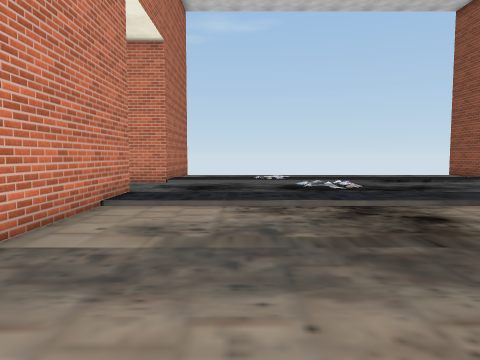
View 1 (above)

17 first-person views from a walk through a 3-D level made in the Unity game engine. The camera is 1.2 m above the floor, tilts 4° down and sees 70° across. The floor is counted in squares, 1 m on a side. Each view is taken from the middle of a square. On the plan, view 1 faces up. The plan holds only what a view shows up to about 14 squares ahead; the rest is blank. Some surface patterns are stand-ins.

View 2
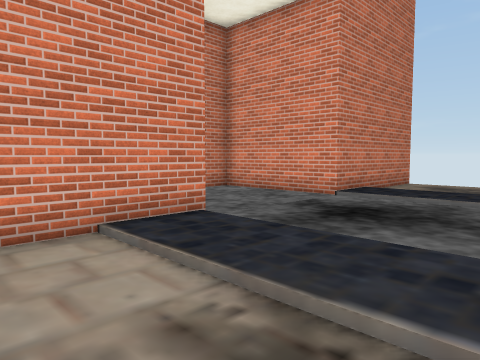

View 3
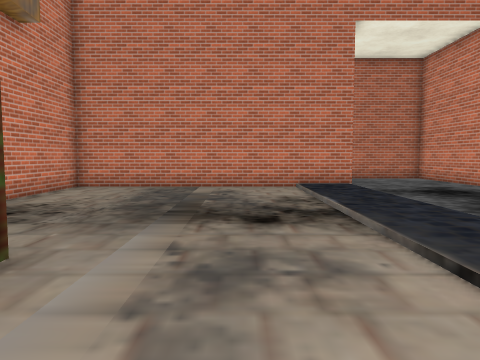

View 4
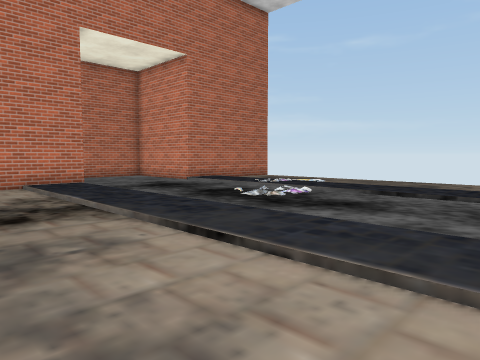

View 5
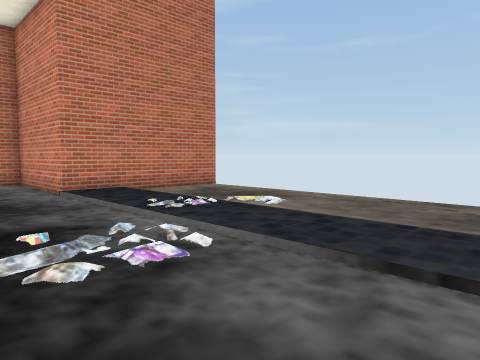

View 6
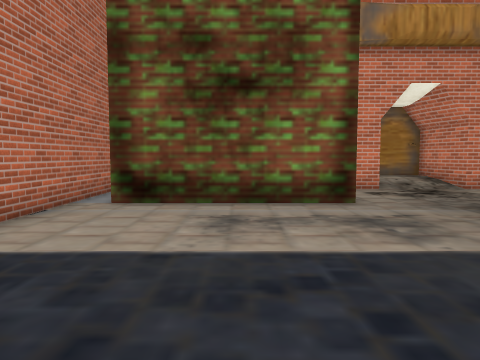

View 7
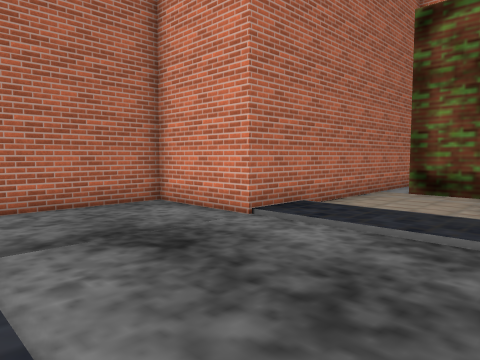

View 8
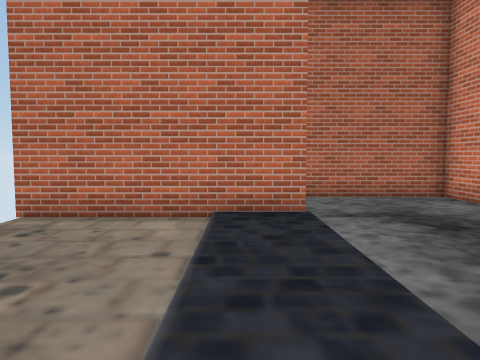

View 9
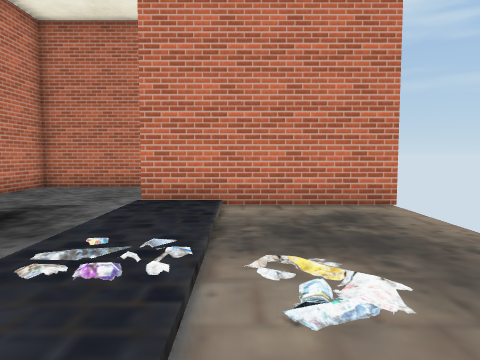

View 10
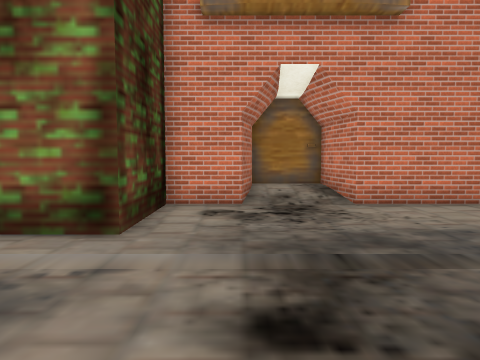

View 11
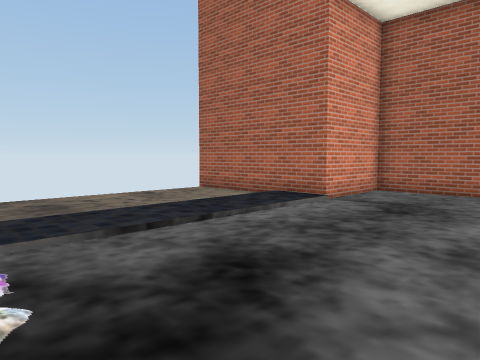

View 12
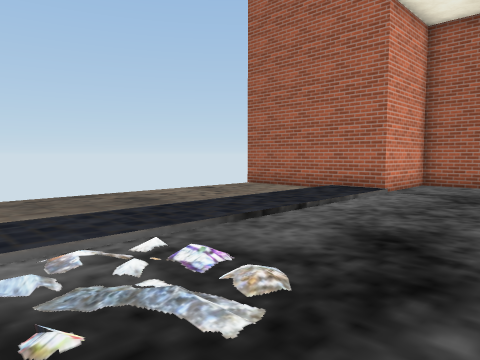

View 13
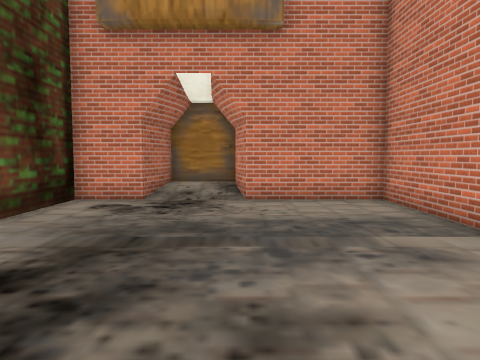

View 14
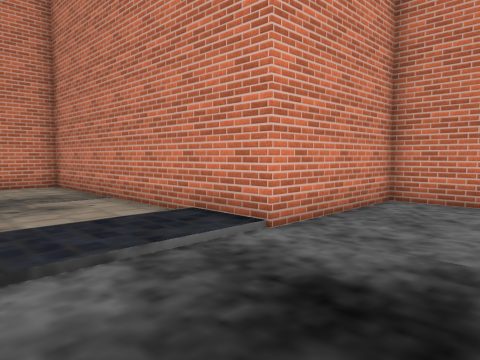

View 15
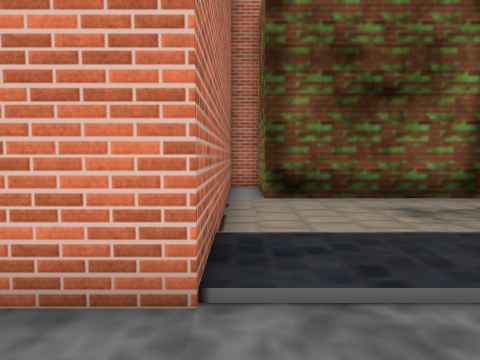

View 16
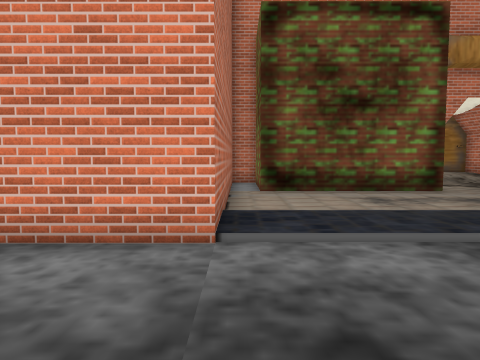

View 17
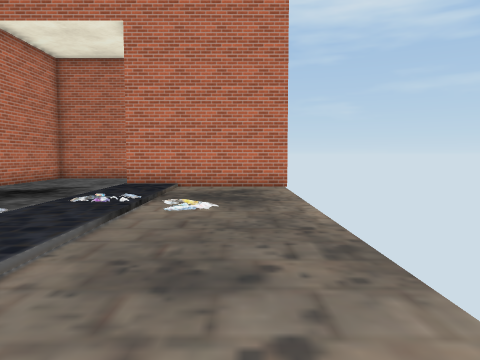

### Floor plan
Key: @ floor where view 1 was taken; # wall or solid block; . main floor; : floor 0.25 m higher than the main floor; / step, stairs or slope.
Columns run from 9 left of view 1 to 17 right of it. Each row starts with its distance up from view 1.
 22      #                 #
 21      #.................#
 20      #.................#
 19      #.................#
 18      #.................#
 17      #:::::::::::::::::#
 16 ######:::::::::::::::::####
 15 #...........//............#
 14 #.........................#
 13 #.........................#
 12 #.........................#
 11 #.........................#
 10 ######:::::::::::::::::####
  9      #:::::::::::::::::#
  8      #/////////////////#
  7      #.................#
  6      #.................#
  5      #.................#
  4      #.................#
  3      #.........#######.#
  2      #.........#     #.#
  1      #.........#     #.#
  0      #...@.....#     #.#
 -1      ######//###     ###
 -2           #::#
 -3           ####

Where each view was taken, in squares from view 1:
view 1: 0 up, 0 right, facing up
view 2: 6 up, 2 right, facing up-left
view 3: 6 up, 10 right, facing left
view 4: 5 up, 11 right, facing up-left
view 5: 12 up, 8 right, facing up-left
view 6: 12 up, 9 right, facing down
view 7: 16 up, 8 right, facing down-right
view 8: 17 up, 6 right, facing right
view 9: 18 up, 5 right, facing left
view 10: 9 up, 4 right, facing down
view 11: 10 up, 4 right, facing up-right
view 12: 11 up, 2 right, facing up-right
view 13: 10 up, 1 right, facing down
view 14: 14 up, 1 right, facing down-left
view 15: 13 up, 13 right, facing down
view 16: 15 up, 13 right, facing down
view 17: 20 up, 10 right, facing left
